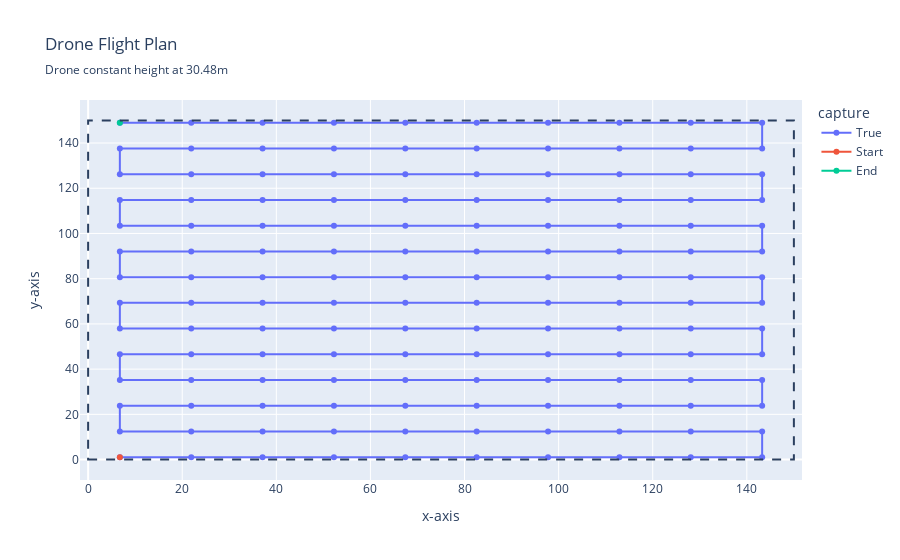
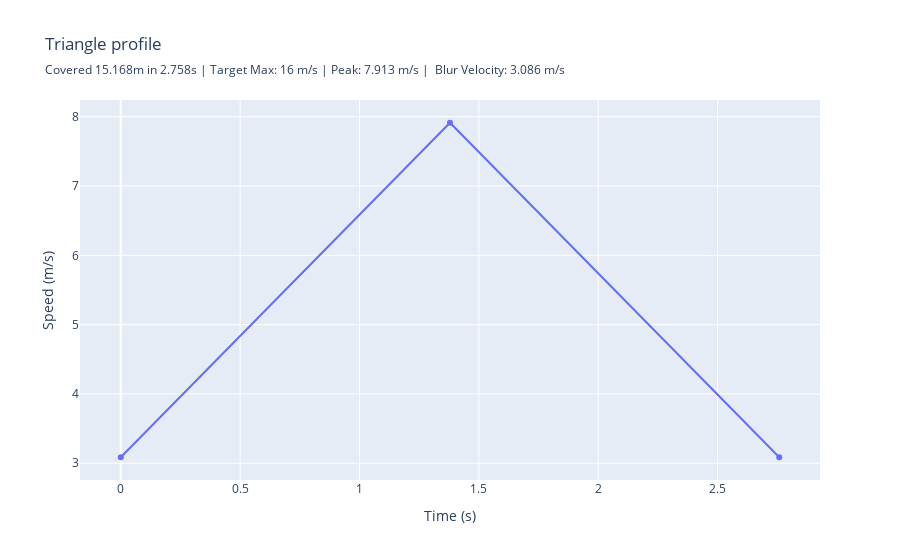

The cell these charts' notebook holds for them, in order:
### Markdown cell above
# Week 7: Visualize Flight Plans

This week, we will use a third party plotting framework called [Plotly](https://plotly.com/python/) to visualize our plans. Please follow this [tutorial](https://www.kaggle.com/code/kanncaa1/plotly-tutorial-for-beginners) to gain some basic experience with Plotly, and then come up with your own visualization function. You are free to choose to come up with your own visualization, and use something other than Plotly.

$\color{red}{\text{TODO: }}$ Implement `plot_photo_plan` in `src/visualization.py`

### Code cell
import plotly.io as pio
import math
from src.visualization import plot_profiling


pio.renderers.default = "vscode" #default was not working with iframe renderer so switched to vscode renderer
computed_plan = generate_photo_plan_on_grid(camera_x10, dataset_spec) 

fig = plot_photo_plan(computed_plan, dataset_spec)
fig.show()

DRONE_ACC = 3.5 #mps^2
DRONE_MAX_VEL = 16 #mps
point_to_observe = 1 #has to be greater or equal to 1

dist = math.hypot(float(computed_plan[point_to_observe].x - computed_plan[point_to_observe - 1].x), float(computed_plan[1].y - computed_plan[0].y))
v_blur = compute_speed_during_photo_capture(camera_x10, dataset_spec) 

prof_fig = plot_profiling(dist, DRONE_ACC, v_blur, DRONE_MAX_VEL)
prof_fig.show()

### Figure 1 — Plotly figure (JSON) as saved in the notebook; plotly's stock layout.template omitted (floating-point values rounded to 4 significant figures; data arrays with more than 128 entries replaced by an {"elided": "..."} marker saying what was removed)
{"data": [{"hovertemplate": "capture=True<br>x-axis=%{x}<br>y-axis=%{y}<extra></extra>", "legendgroup": "True", "line": {"color": "#636efa", "dash": "solid"}, "marker": {"symbol": "circle"}, "mode": "lines+markers", "name": "True", "orientation": "v", "showlegend": true, "type": "scatter", "x": {"elided": "140 float values"}, "xaxis": "x", "y": {"elided": "140 float values"}, "yaxis": "y"}, {"name": "Start", "text": ["Starting Position"], "textposition": "bottom right", "type": "scatter", "x": [6.744], "y": [1.025]}, {"name": "End", "text": ["Ending Position"], "textposition": "bottom right", "type": "scatter", "x": [6.744], "y": [149.0]}], "layout": {"legend": {"title": {"text": "capture"}, "tracegroupgap": 0}, "shapes": [{"line": {"dash": "dash"}, "type": "rect", "x0": 0, "x1": 150, "y0": 0, "y1": 150}], "title": {"subtitle": {"text": "Drone constant height at 30.48m"}, "text": "Drone Flight Plan"}, "xaxis": {"anchor": "y", "domain": [0, 1], "title": {"text": "x-axis"}}, "yaxis": {"anchor": "x", "domain": [0, 1], "title": {"text": "y-axis"}}}}

### Figure 2 — Plotly figure (JSON) as saved in the notebook; plotly's stock layout.template omitted (floating-point values rounded to 4 significant figures)
{"data": [{"hovertemplate": "time_s=%{x}<br>speed_mps=%{y}<extra></extra>", "legendgroup": "", "line": {"color": "#636efa", "dash": "solid"}, "marker": {"symbol": "circle"}, "mode": "lines+markers", "name": "", "orientation": "v", "showlegend": false, "type": "scatter", "x": [0.0, 1.379, 2.758], "xaxis": "x", "y": [3.086, 7.913, 3.086], "yaxis": "y"}], "layout": {"legend": {"tracegroupgap": 0}, "title": {"subtitle": {"text": "Covered 15.168m in 2.758s | Target Max: 16 m/s | Peak: 7.913 m/s |  Blur Velocity: 3.086 m/s"}, "text": "Triangle profile"}, "xaxis": {"anchor": "y", "domain": [0, 1], "title": {"text": "Time (s)"}}, "yaxis": {"anchor": "x", "domain": [0, 1], "title": {"text": "Speed (m/s)"}}}}
